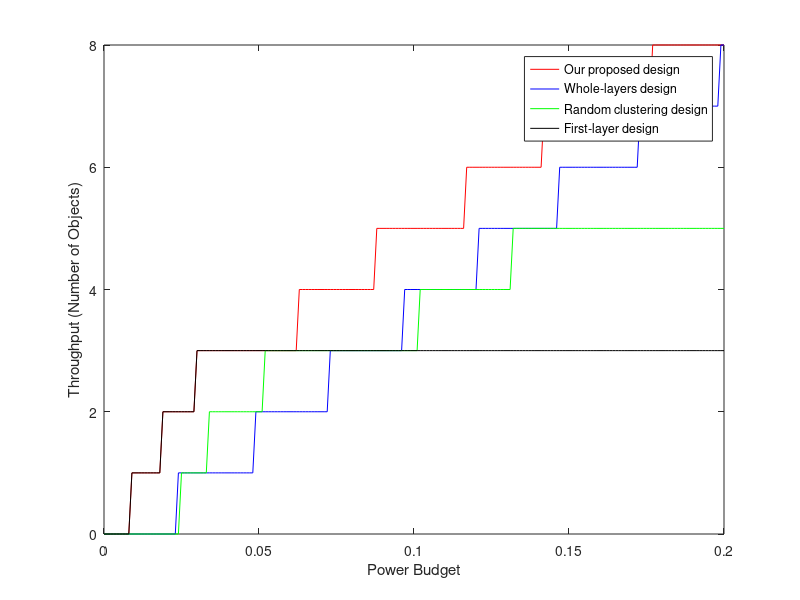

The MATLAB script that drew this image:
clear all;
clc;

K = 15;%number of annotators
P = 0:0.001:0.2;%power budget(W)
N = 3;%type of clusters
B = 10^4;%bandwith (KHz)
D = [6*10^6,4*10^6,2*10^6];%data size (MB)
dK = [1,3,5];%annotator consumption
sigma = 10^(-5);%noise power (uW)
T = 1000;%transmission duration (s)
gamma = exp(D./(B*T))-1;%SNR threshold
dP = [sigma*T*(gamma(1)+gamma(2)*(1+gamma(1))+gamma(3)*(1+gamma(2))*(1+gamma(1))),sigma*T*(gamma(1)+gamma(2)*(1+gamma(1))),sigma*T*gamma(1)];%power consumption
M_BB = zeros(1,length(P));%initial output of the proposed design
M_1 = zeros(1,length(P));%initial output of the whole-layers design
M_2 = zeros(1,length(P));%initial output of the random clustering design
M_3 = zeros(1,length(P));%initial output of the first-layer design
%h = rand(1,K)%channel gain
load('h.mat');%channel gain
g = sort(h,'descend');%sorting channels with the descending gains
% load('g_L.mat');

for i = 1:1:length(P)
    k = 0;
    p = 0;
    kh = 0;
    ph = 0;
    m = 0;
    Start = 1;
    End = 1;
    Starth = 1;
    Endh = 1; 
    m_1 = 0;
    m_2 = 0;
    m_3 = 0;
    sumP_1 = 0;
    sumP_3 = 0;
    sumK_1 = 0;
    sumK_3 = 0;
    knew = K+1;
    pnew = max(P)+1;
    knewh = K+1;
    pnewh = max(P)+1;

    while ~isempty(End)
        m = m + 1;
        Start = End;
        End = {};
        kvect = {};
        pvect = {};
        for s = 1:1:length(Start)
            for n = 1:1:N
                knew = k(s) + dK(n);
                if knew <= K 
                    pnew = p(s) + dP(n)/g(knew);
                    if pnew <= P(i)
                        End = [End,length(End)+1];
                        kvect = [kvect,knew];
                        pvect = [pvect,pnew];
                    end
                end
            end
        end
        k = cell2mat(kvect);
        p = cell2mat(pvect)
    end
    M_BB(i) = m - 1
    
    while ~isempty(Endh)
        m_2 = m_2 + 1;
        Starth = Endh;
        Endh = {};
        kvecth = {};
        pvecth = {};
        for s = 1:1:length(Starth)
            for n = 1:1:N
                knewh = kh(s) + dK(n);
                if knewh <= K 
                    pnewh = ph(s) + dP(n)/h(knewh);
                    if pnewh <= P(i)
                        Endh = [Endh,length(Endh)+1];
                        kvecth = [kvecth,knewh];
                        pvecth = [pvecth,pnewh];
                    end
                end
            end
        end
        kh = cell2mat(kvecth);
        ph = cell2mat(pvecth)
    end
    M_2(i) = m_2 - 1

    while sumP_1 <= P(i) && sumK_1 <= K
        m_1 = m_1 + 1;
        sumK_1 = dK(1)*m_1;
        if sumK_1 <= K
            sumP_1 = sumP_1 + dP(1)/g(sumK_1);
        end
    end
    M_1(i) = m_1-1
    
    while sumP_3 <= P(i) && sumK_3 <= K
        m_3 = m_3 + 1;
        sumK_3 = dK(3)*m_3;
        if sumK_3 <= K
            sumP_3 = sumP_3 + dP(3)/g(sumK_3);
        end
    end
    M_3(i) = m_3-1
end
plot(P,M_BB,'r',P,M_1,'b',P,M_2,'g',P,M_3,'k');
legend('Our proposed design', 'Whole-layers design', 'Random clustering design', 'First-layer design');
xlabel('Power Budget');
ylabel('Throughput (Number of Objects)')